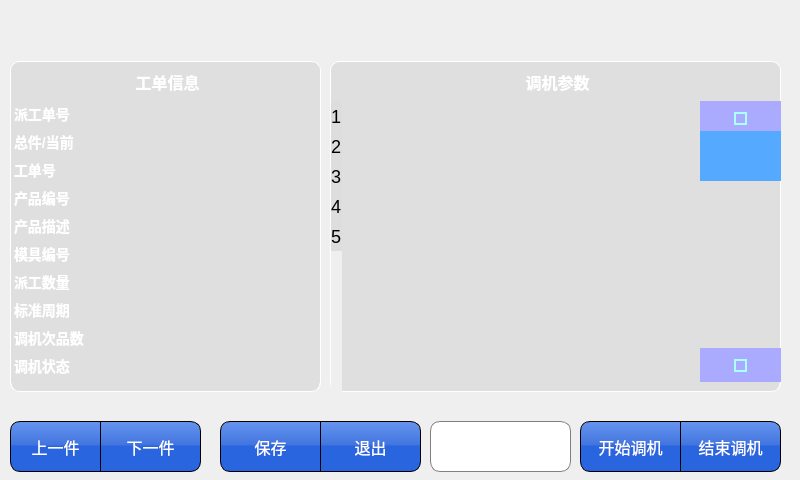
<?xml version="1.0" encoding="UTF-8"?>
<ui version="4.0">
 <class>fun36tj</class>
 <widget class="QDialog" name="fun36tj">
  <property name="geometry">
   <rect>
    <x>0</x>
    <y>0</y>
    <width>800</width>
    <height>480</height>
   </rect>
  </property>
  <property name="font">
   <font>
    <pointsize>12</pointsize>
   </font>
  </property>
  <property name="windowTitle">
   <string>Dialog</string>
  </property>
  <property name="styleSheet">
   <string notr="true">QDialog {	
	border-image: url(:/rc/res/main_bk.png) 0 00 0 0 repeat;
}
#widget_2{ 
border-image: url(:/rc/res/main_bk.png) 50 00 0 0 repeat;
}
QPushButton {
	border: 1px solid  rgb(0, 0, 0);
	border-radius: 0px;
	background-color: qlineargradient(spread:pad, x1:1, y1:1, x2:1, y2:0, stop:0.505682 rgba(35, 97, 222, 247), stop:0.539773 rgba(61, 114, 223, 247), stop:1 rgba(93, 142, 239, 238));
	color: rgb(255, 255, 255);
	font: 16px;
}
QGroupBox::title {
  color: rgb(255, 255, 255);
  subcontrol-origin: margin;
  subcontrol-position: top center;
  padding-top: 10px;  
  border-top: 1px solid rgb(255, 255, 255);
  font:bold 14px;
}
QGroupBox {
	border: 1px solid rgb(255, 255, 255); 
    border-radius: 9px;
	padding:2px; font: bold 16px;	
	background-color: rgba(199, 199, 199, 100);
}

QTableWidget::item {
   
}
QHeaderView::section {
    background-color:  rgb(221, 221, 221); 
	font: 18px;
	border: 0px solid #6c6c6c;
	height: 25px;
}

QTableWidget {
border-left: 1px solid rgb(255, 255, 255); 
border-right: 1px solid rgb(255, 255, 255); 
background-color: transparent;
color: rgb(255, 255, 255);
font: bold 14px;
border-bottom-left-radius:10px;
border-bottom-right-radius:10px;
}</string>
  </property>
  <widget class="QWidget" name="widget_2" native="true">
   <property name="geometry">
    <rect>
     <x>0</x>
     <y>51</y>
     <width>801</width>
     <height>431</height>
    </rect>
   </property>
   <property name="styleSheet">
    <string notr="true"/>
   </property>
   <widget class="QPushButton" name="btClose">
    <property name="geometry">
     <rect>
      <x>680</x>
      <y>370</y>
      <width>101</width>
      <height>51</height>
     </rect>
    </property>
    <property name="focusPolicy">
     <enum>Qt::NoFocus</enum>
    </property>
    <property name="styleSheet">
     <string notr="true">border-top-right-radius:10px;
border-bottom-right-radius:10px;</string>
    </property>
    <property name="text">
     <string>结束调机</string>
    </property>
   </widget>
   <widget class="QPushButton" name="btItemUp">
    <property name="geometry">
     <rect>
      <x>10</x>
      <y>370</y>
      <width>91</width>
      <height>51</height>
     </rect>
    </property>
    <property name="focusPolicy">
     <enum>Qt::NoFocus</enum>
    </property>
    <property name="styleSheet">
     <string notr="true">border-top-left-radius:10px;
border-bottom-left-radius:10px;</string>
    </property>
    <property name="text">
     <string>上一件</string>
    </property>
   </widget>
   <widget class="QGroupBox" name="groupBox">
    <property name="geometry">
     <rect>
      <x>10</x>
      <y>10</y>
      <width>311</width>
      <height>331</height>
     </rect>
    </property>
    <property name="title">
     <string>工单信息</string>
    </property>
    <widget class="QTableWidget" name="tableWidgetInfo">
     <property name="geometry">
      <rect>
       <x>0</x>
       <y>40</y>
       <width>311</width>
       <height>291</height>
      </rect>
     </property>
     <property name="focusPolicy">
      <enum>Qt::NoFocus</enum>
     </property>
     <property name="styleSheet">
      <string notr="true"/>
     </property>
     <property name="verticalScrollBarPolicy">
      <enum>Qt::ScrollBarAlwaysOff</enum>
     </property>
     <property name="horizontalScrollBarPolicy">
      <enum>Qt::ScrollBarAlwaysOff</enum>
     </property>
     <property name="editTriggers">
      <set>QAbstractItemView::NoEditTriggers</set>
     </property>
     <property name="selectionMode">
      <enum>QAbstractItemView::SingleSelection</enum>
     </property>
     <property name="selectionBehavior">
      <enum>QAbstractItemView::SelectRows</enum>
     </property>
     <property name="rowCount">
      <number>10</number>
     </property>
     <attribute name="horizontalHeaderVisible">
      <bool>false</bool>
     </attribute>
     <attribute name="horizontalHeaderDefaultSectionSize">
      <number>106</number>
     </attribute>
     <attribute name="horizontalHeaderMinimumSectionSize">
      <number>25</number>
     </attribute>
     <attribute name="horizontalHeaderStretchLastSection">
      <bool>true</bool>
     </attribute>
     <attribute name="verticalHeaderVisible">
      <bool>false</bool>
     </attribute>
     <attribute name="verticalHeaderDefaultSectionSize">
      <number>28</number>
     </attribute>
     <row/>
     <row/>
     <row/>
     <row/>
     <row/>
     <row/>
     <row/>
     <row/>
     <row/>
     <row/>
     <column>
      <property name="text">
       <string>属性</string>
      </property>
     </column>
     <column>
      <property name="text">
       <string>数值</string>
      </property>
     </column>
     <item row="0" column="0">
      <property name="text">
       <string>派工单号</string>
      </property>
     </item>
     <item row="0" column="1">
      <property name="text">
       <string/>
      </property>
     </item>
     <item row="1" column="0">
      <property name="text">
       <string>总件/当前</string>
      </property>
     </item>
     <item row="1" column="1">
      <property name="text">
       <string/>
      </property>
     </item>
     <item row="2" column="0">
      <property name="text">
       <string>工单号</string>
      </property>
     </item>
     <item row="2" column="1">
      <property name="text">
       <string/>
      </property>
     </item>
     <item row="3" column="0">
      <property name="text">
       <string>产品编号</string>
      </property>
     </item>
     <item row="3" column="1">
      <property name="text">
       <string/>
      </property>
     </item>
     <item row="4" column="0">
      <property name="text">
       <string>产品描述</string>
      </property>
     </item>
     <item row="4" column="1">
      <property name="text">
       <string/>
      </property>
     </item>
     <item row="5" column="0">
      <property name="text">
       <string>模具编号</string>
      </property>
     </item>
     <item row="5" column="1">
      <property name="text">
       <string/>
      </property>
     </item>
     <item row="6" column="0">
      <property name="text">
       <string>派工数量</string>
      </property>
     </item>
     <item row="6" column="1">
      <property name="text">
       <string/>
      </property>
     </item>
     <item row="7" column="0">
      <property name="text">
       <string>标准周期</string>
      </property>
     </item>
     <item row="7" column="1">
      <property name="text">
       <string/>
      </property>
     </item>
     <item row="8" column="0">
      <property name="text">
       <string>调机次品数</string>
      </property>
     </item>
     <item row="8" column="1">
      <property name="text">
       <string/>
      </property>
     </item>
     <item row="9" column="0">
      <property name="text">
       <string>调机状态</string>
      </property>
     </item>
     <item row="9" column="1">
      <property name="text">
       <string/>
      </property>
     </item>
    </widget>
   </widget>
   <widget class="QPushButton" name="btExit">
    <property name="geometry">
     <rect>
      <x>320</x>
      <y>370</y>
      <width>101</width>
      <height>51</height>
     </rect>
    </property>
    <property name="focusPolicy">
     <enum>Qt::NoFocus</enum>
    </property>
    <property name="styleSheet">
     <string notr="true">border-top-right-radius:10px;
border-bottom-right-radius:10px;</string>
    </property>
    <property name="text">
     <string>退出</string>
    </property>
   </widget>
   <widget class="QGroupBox" name="groupBox_2">
    <property name="geometry">
     <rect>
      <x>330</x>
      <y>10</y>
      <width>451</width>
      <height>331</height>
     </rect>
    </property>
    <property name="title">
     <string>调机参数</string>
    </property>
    <widget class="QTableWidget" name="tableWidget">
     <property name="geometry">
      <rect>
       <x>0</x>
       <y>40</y>
       <width>451</width>
       <height>291</height>
      </rect>
     </property>
     <property name="focusPolicy">
      <enum>Qt::NoFocus</enum>
     </property>
     <property name="verticalScrollBarPolicy">
      <enum>Qt::ScrollBarAsNeeded</enum>
     </property>
     <property name="horizontalScrollBarPolicy">
      <enum>Qt::ScrollBarAlwaysOff</enum>
     </property>
     <property name="autoScrollMargin">
      <number>16</number>
     </property>
     <property name="editTriggers">
      <set>QAbstractItemView::NoEditTriggers</set>
     </property>
     <property name="selectionMode">
      <enum>QAbstractItemView::SingleSelection</enum>
     </property>
     <property name="selectionBehavior">
      <enum>QAbstractItemView::SelectRows</enum>
     </property>
     <property name="rowCount">
      <number>5</number>
     </property>
     <property name="columnCount">
      <number>2</number>
     </property>
     <attribute name="horizontalHeaderVisible">
      <bool>false</bool>
     </attribute>
     <attribute name="horizontalHeaderDefaultSectionSize">
      <number>180</number>
     </attribute>
     <attribute name="horizontalHeaderHighlightSections">
      <bool>true</bool>
     </attribute>
     <attribute name="horizontalHeaderStretchLastSection">
      <bool>false</bool>
     </attribute>
     <attribute name="verticalHeaderVisible">
      <bool>true</bool>
     </attribute>
     <attribute name="verticalHeaderHighlightSections">
      <bool>true</bool>
     </attribute>
     <row/>
     <row/>
     <row/>
     <row/>
     <row/>
     <column/>
     <column/>
    </widget>
    <widget class="QScrollBar" name="verticalScrollBar">
     <property name="geometry">
      <rect>
       <x>370</x>
       <y>40</y>
       <width>81</width>
       <height>281</height>
      </rect>
     </property>
     <property name="styleSheet">
      <string notr="true">QScrollBar::vertical { 
	 background: transparent;
     width: 81px;
     margin: 30px 0px 20px 0px;
 }
 QScrollBar::handle:vertical {
    background: rgb(85, 170, 255);
    min-height: 50px;
 }

 QScrollBar::add-line:vertical {
     border: 2px solid transparent;     
	 background: rgb(170, 170, 255);
     height: 30px;
     subcontrol-position: bottom;
     subcontrol-origin: margin;
 }

 QScrollBar::sub-line:vertical {
     border: 2px solid transparent;
     background: rgb(170, 170, 255);
     height: 30px;
     subcontrol-position: top;
     subcontrol-origin: margin;
 }
 QScrollBar::up-arrow:vertical, QScrollBar::down-arrow:vertical {
     border: 2px solid rgb(170, 255, 255);
     width: 9px;
     height: 9px;
 }

 QScrollBar::add-page:vertical, QScrollBar::sub-page:vertical {
     background: none;
 }</string>
     </property>
     <property name="orientation">
      <enum>Qt::Vertical</enum>
     </property>
    </widget>
   </widget>
   <widget class="QComboBox" name="comboBox">
    <property name="geometry">
     <rect>
      <x>430</x>
      <y>370</y>
      <width>141</width>
      <height>51</height>
     </rect>
    </property>
    <property name="focusPolicy">
     <enum>Qt::NoFocus</enum>
    </property>
    <property name="styleSheet">
     <string notr="true">QComboBox {
    border: 1px solid gray;
    font: 14px;
border-top-left-radius:10px;
border-bottom-left-radius:10px;
border-top-right-radius:10px;
border-bottom-right-radius:10px;
}

QComboBox:editable {
    background: white;
}

QComboBox:!editable, QComboBox::drop-down:editable {
     background: qlineargradient(x1: 0, y1: 0, x2: 0, y2: 1,
                                 stop: 0 #E1E1E1, stop: 0.4 #DDDDDD,
                                 stop: 0.5 #D8D8D8, stop: 1.0 #D3D3D3);
}

/* QComboBox gets the &quot;on&quot; state when the popup is open */
QComboBox:!editable:on, QComboBox::drop-down:editable:on {
    background: qlineargradient(x1: 0, y1: 0, x2: 0, y2: 1,
                                stop: 0 #D3D3D3, stop: 0.4 #D8D8D8,
                                stop: 0.5 #DDDDDD, stop: 1.0 #E1E1E1);
}

QComboBox:on { /* shift the text when the popup opens */
    padding-top: 3px;
    padding-left: 4px;
}

QComboBox::drop-down {
    subcontrol-origin: padding;
    subcontrol-position: top right;
    border-style: solid; /* just a single line */
    border-radius: 0px; /* same radius as the QComboBox */
}

QComboBox::down-arrow {
    
}

QComboBox::down-arrow:on { /* shift the arrow when popup is open */
    top: 1px;
    left: 1px;
}
QComboBox QAbstractItemView {
    border: 2px solid darkgray;
    selection-background-color: lightgray;
}</string>
    </property>
    <property name="iconSize">
     <size>
      <width>42</width>
      <height>42</height>
     </size>
    </property>
   </widget>
   <widget class="QPushButton" name="btItemNext">
    <property name="geometry">
     <rect>
      <x>100</x>
      <y>370</y>
      <width>101</width>
      <height>51</height>
     </rect>
    </property>
    <property name="focusPolicy">
     <enum>Qt::NoFocus</enum>
    </property>
    <property name="styleSheet">
     <string notr="true">border-top-right-radius:10px;
border-bottom-right-radius:10px;</string>
    </property>
    <property name="text">
     <string>下一件</string>
    </property>
   </widget>
   <widget class="QPushButton" name="btSave">
    <property name="geometry">
     <rect>
      <x>220</x>
      <y>370</y>
      <width>101</width>
      <height>51</height>
     </rect>
    </property>
    <property name="focusPolicy">
     <enum>Qt::NoFocus</enum>
    </property>
    <property name="styleSheet">
     <string notr="true">border-top-left-radius:10px;
border-bottom-left-radius:10px;</string>
    </property>
    <property name="text">
     <string>保存</string>
    </property>
   </widget>
   <widget class="QPushButton" name="btStart">
    <property name="geometry">
     <rect>
      <x>580</x>
      <y>370</y>
      <width>101</width>
      <height>51</height>
     </rect>
    </property>
    <property name="focusPolicy">
     <enum>Qt::NoFocus</enum>
    </property>
    <property name="styleSheet">
     <string notr="true">border-top-left-radius:10px;
border-bottom-left-radius:10px;</string>
    </property>
    <property name="text">
     <string>开始调机</string>
    </property>
   </widget>
  </widget>
 </widget>
 <resources/>
 <connections/>
</ui>
